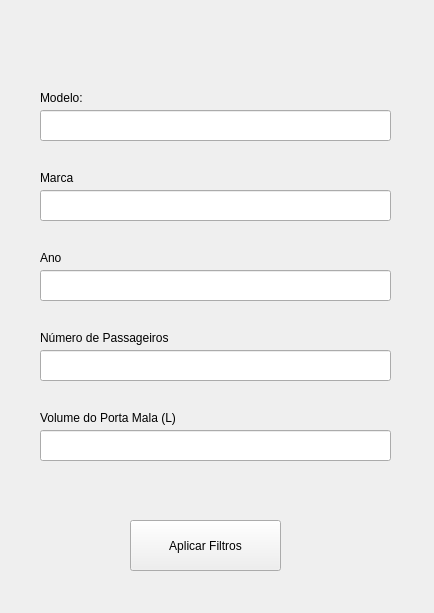
<?xml version="1.0" encoding="UTF-8"?>
<ui version="4.0">
 <class>filters</class>
 <widget class="QWidget" name="filters">
  <property name="geometry">
   <rect>
    <x>0</x>
    <y>0</y>
    <width>434</width>
    <height>613</height>
   </rect>
  </property>
  <property name="windowTitle">
   <string>Form</string>
  </property>
  <widget class="QPushButton" name="pushButton">
   <property name="geometry">
    <rect>
     <x>130</x>
     <y>520</y>
     <width>151</width>
     <height>51</height>
    </rect>
   </property>
   <property name="text">
    <string>Aplicar Filtros</string>
   </property>
  </widget>
  <widget class="QLineEdit" name="lineEdit">
   <property name="geometry">
    <rect>
     <x>40</x>
     <y>110</y>
     <width>351</width>
     <height>31</height>
    </rect>
   </property>
  </widget>
  <widget class="QLabel" name="label">
   <property name="geometry">
    <rect>
     <x>40</x>
     <y>90</y>
     <width>49</width>
     <height>16</height>
    </rect>
   </property>
   <property name="text">
    <string>Modelo:</string>
   </property>
  </widget>
  <widget class="QLineEdit" name="lineEdit_2">
   <property name="geometry">
    <rect>
     <x>40</x>
     <y>190</y>
     <width>351</width>
     <height>31</height>
    </rect>
   </property>
  </widget>
  <widget class="QLineEdit" name="lineEdit_3">
   <property name="geometry">
    <rect>
     <x>40</x>
     <y>270</y>
     <width>351</width>
     <height>31</height>
    </rect>
   </property>
  </widget>
  <widget class="QLineEdit" name="lineEdit_4">
   <property name="geometry">
    <rect>
     <x>40</x>
     <y>350</y>
     <width>351</width>
     <height>31</height>
    </rect>
   </property>
  </widget>
  <widget class="QLabel" name="label_2">
   <property name="geometry">
    <rect>
     <x>40</x>
     <y>170</y>
     <width>49</width>
     <height>16</height>
    </rect>
   </property>
   <property name="text">
    <string>Marca</string>
   </property>
  </widget>
  <widget class="QLabel" name="label_3">
   <property name="geometry">
    <rect>
     <x>40</x>
     <y>250</y>
     <width>49</width>
     <height>16</height>
    </rect>
   </property>
   <property name="text">
    <string>Ano</string>
   </property>
  </widget>
  <widget class="QLabel" name="label_4">
   <property name="geometry">
    <rect>
     <x>40</x>
     <y>330</y>
     <width>141</width>
     <height>16</height>
    </rect>
   </property>
   <property name="text">
    <string>Número de Passageiros</string>
   </property>
  </widget>
  <widget class="QLineEdit" name="lineEdit_5">
   <property name="geometry">
    <rect>
     <x>40</x>
     <y>430</y>
     <width>351</width>
     <height>31</height>
    </rect>
   </property>
  </widget>
  <widget class="QLabel" name="label_5">
   <property name="geometry">
    <rect>
     <x>40</x>
     <y>410</y>
     <width>141</width>
     <height>16</height>
    </rect>
   </property>
   <property name="text">
    <string>Volume do Porta Mala (L)</string>
   </property>
  </widget>
 </widget>
 <resources/>
 <connections/>
</ui>
